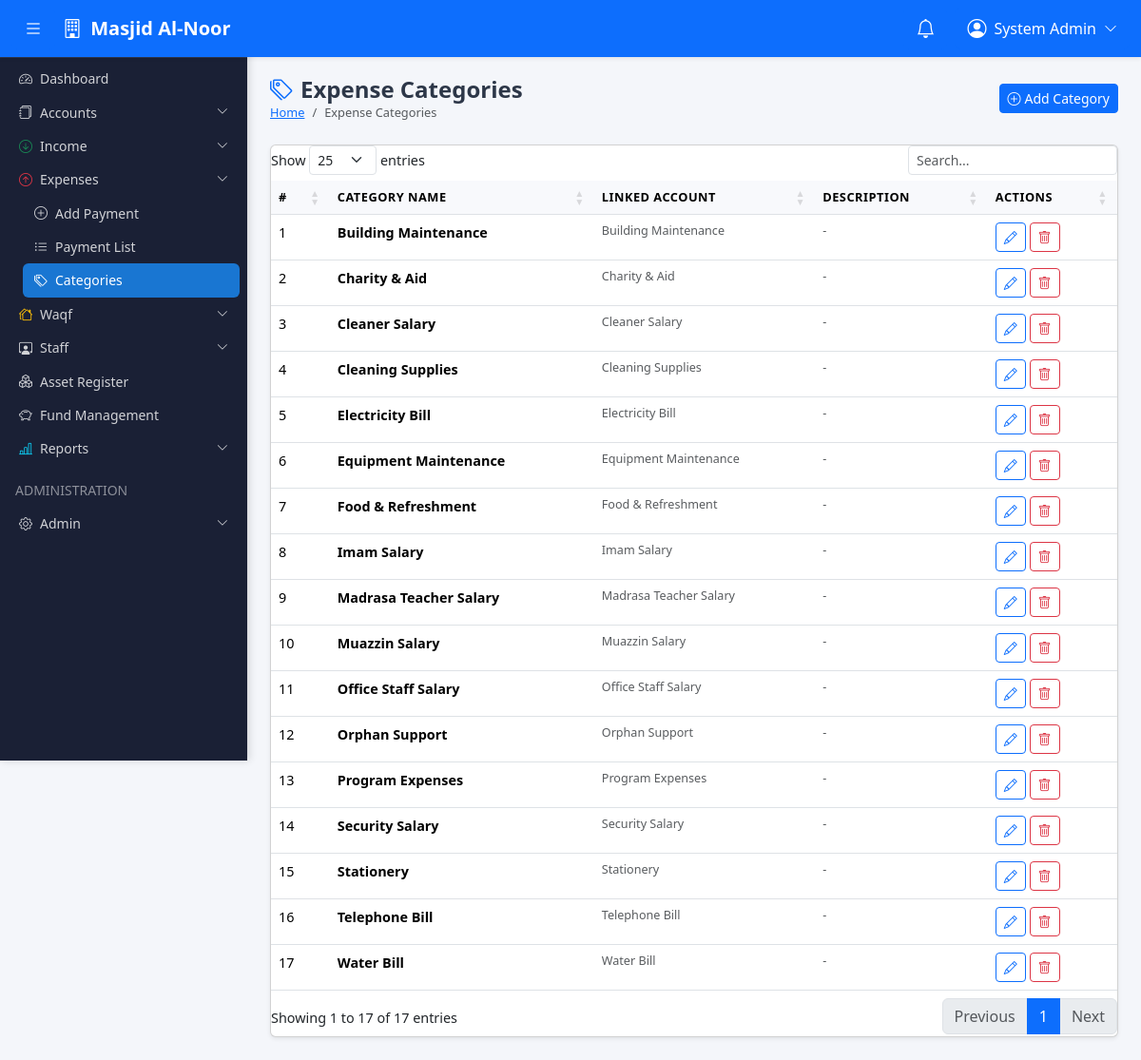
The page /modules/expenses/expense_categories.php (signed in) on the database its author committed.
### tables this page shows
CREATE TABLE `masjid_profile` (
  `id` int(11) NOT NULL AUTO_INCREMENT,
  `masjid_name` varchar(200) NOT NULL,
  `registration_number` varchar(100),
  `waqf_registration` varchar(100),
  `address` text,
  `city` varchar(100),
  `state` varchar(100),
  `pincode` varchar(10),
  `phone` varchar(20),
  `email` varchar(150),
  `website` varchar(200),
  `logo` varchar(255),
  `committee_period` varchar(100),
  `established_year` year,
  `bank_name` varchar(200),
  `bank_account` varchar(50),
  `bank_ifsc` varchar(20),
  `bank_branch` varchar(200),
  `created_at` timestamp NOT NULL DEFAULT CURRENT_TIMESTAMP,
  `updated_at` timestamp NOT NULL DEFAULT CURRENT_TIMESTAMP ON UPDATE CURRENT_TIMESTAMP,
  PRIMARY KEY (`id`)
);

CREATE TABLE `expense_categories` (
  `id` int(11) NOT NULL AUTO_INCREMENT,
  `category_name` varchar(200) NOT NULL,
  `account_id` int(11),
  `restricted_fund` varchar(100),
  `description` text,
  `status` enum('active','inactive') DEFAULT 'active',
  `created_at` timestamp NOT NULL DEFAULT CURRENT_TIMESTAMP,
  PRIMARY KEY (`id`)
);

CREATE TABLE `chart_of_accounts` (
  `id` int(11) NOT NULL AUTO_INCREMENT,
  `account_code` varchar(20) NOT NULL UNIQUE,
  `account_name` varchar(200) NOT NULL,
  `group_id` int(11) NOT NULL,
  `account_type` enum('Assets','Liabilities','Income','Expense','Capital') NOT NULL,
  `opening_balance` decimal(15,2) DEFAULT 0.00,
  `is_system` tinyint(1) DEFAULT 0,
  `status` enum('active','inactive') DEFAULT 'active',
  `description` text,
  `created_at` timestamp NOT NULL DEFAULT CURRENT_TIMESTAMP,
  PRIMARY KEY (`id`),
  KEY `group_id` (`group_id`),
  CONSTRAINT `fk_coa_group` FOREIGN KEY (`group_id`) REFERENCES `account_groups` (`id`)
);

### app/middleware/auth_check.php (called while the page is built, shortened)
<?php
require_once dirname(__DIR__, 2) . '/config/database.php';
require_once dirname(__DIR__) . '/helpers/functions.php';
function currentUserRole(): int {
    return $_SESSION['user']['role_id'] ?? 0;
}
function isAdmin(): bool {
    return currentUserRole() === ROLE_ADMIN;
}

### config/database.php (called while the page is built, shortened)
<?php
class Database {
    private static $instance = null;
    private $pdo;
    private function __construct() {
        $dsn = 'mysql:host=' . DB_HOST . ';dbname=' . DB_NAME . ';charset=' . DB_CHARSET;
        $options = [
            PDO::ATTR_ERRMODE            => PDO::ERRMODE_EXCEPTION,
            PDO::ATTR_DEFAULT_FETCH_MODE => PDO::FETCH_ASSOC,
            PDO::ATTR_EMULATE_PREPARES   => false,
        ];
        try {
            $this->pdo = new PDO($dsn, DB_USER, DB_PASS, $options);
        } catch (PDOException $e) {
            die('Database connection failed: ' . $e->getMessage());
        }
    }
    public static function getInstance(): Database {
        if (self::$instance === null) {
            self::$instance = new Database();
        }
        return self::$instance;
    }
    public function getConnection(): PDO {
        return $this->pdo;
    }
}
function db(): PDO {
    return Database::getInstance()->getConnection();
}

### app/helpers/functions.php (called while the page is built, shortened)
<?php
function getMasjidProfile(): array {
    static $profile = null;
    if ($profile === null) {
        $stmt = db()->query("SELECT * FROM masjid_profile LIMIT 1");
        $profile = $stmt->fetch() ?: ['masjid_name' => 'Masjid ERP'];
    }
    return $profile;
}

### modules/expenses/expense_categories.php (the view, shortened to what this page needs)
<?php
require_once __DIR__ . '/../../app/middleware/auth_check.php';
$categories = db()->query("SELECT ec.*, coa.account_name FROM expense_categories ec LEFT JOIN chart_of_accounts coa ON coa.id=ec.account_id WHERE ec.status='active' ORDER BY ec.category_name")->fetchAll();
require_once __DIR__ . '/../../templates/header.php';
?>
<div class="wrapper d-flex">
<?php require_once __DIR__ . '/../../templates/sidebar.php'; ?>
<div class="main-content flex-grow-1">
<?php require_once __DIR__ . '/../../templates/navbar.php'; ?>
<div class="content-area p-3 p-md-4" style="margin-top:56px;">
<div class="page-header">
    <div><h4><i class="bi bi-tags me-2 text-primary"></i>Expense Categories</h4>
    <nav aria-label="breadcrumb"><ol class="breadcrumb">
        <li class="breadcrumb-item"><a href="<?= BASE_PATH ?>/dashboard.php">Home</a></li>
        <li class="breadcrumb-item active">Expense Categories</li>
    </ol></nav></div>
    <button class="btn btn-primary btn-sm" data-bs-toggle="modal" data-bs-target="#catModal" onclick="resetCatForm()">
        <i class="bi bi-plus-circle me-1"></i>Add Category
    </button>
</div>
<div class="card shadow-sm">
    <div class="card-body p-0">
        <table class="table table-hover datatable mb-0">
            <thead><tr><th>#</th><th>Category Name</th><th>Linked Account</th><th>Description</th><th>Actions</th></tr></thead>
            <tbody>
                <?php foreach ($categories as $i => $c): ?>
                <tr>
                    <td><?= $i + 1 ?></td>
                    <td><strong><?= htmlspecialchars($c['category_name']) ?></strong></td>
                    <td class="small text-muted"><?= htmlspecialchars($c['account_name'] ?? '-') ?></td>
                    <td class="small text-muted"><?= htmlspecialchars($c['description'] ?? '-') ?></td>
                    <td>
                        <button class="btn btn-sm btn-outline-primary btn-edit-cat"
                            data-id="<?= $c['id'] ?>" data-name="<?= htmlspecialchars($c['category_name']) ?>"
                            data-account="<?= $c['account_id'] ?? '' ?>" data-desc="<?= htmlspecialchars($c['description'] ?? '') ?>"
                            data-bs-toggle="modal" data-bs-target="#catModal"><i class="bi bi-pencil"></i></button>
                        <form method="POST" class="d-inline" onsubmit="return confirm('Deactivate?')">
                            <button type="submit" class="btn btn-sm btn-outline-danger"><i class="bi bi-trash"></i></button>
                        </form>
                    </td>
                </tr>
                <?php endforeach; ?>
            </tbody>
        </table>
    </div>
</div>
</div></div></div>
<?php require_once __DIR__ . '/../../templates/footer.php'; ?>

### templates/header.php (shortened to what this page needs)
<!DOCTYPE html>
<html lang="en">
<head>
    <link rel="stylesheet" href="https://cdn.jsdelivr.net/npm/bootstrap@5.3.2/dist/css/bootstrap.min.css">
    <link rel="stylesheet" href="https://cdn.jsdelivr.net/npm/bootstrap-icons@1.11.3/font/bootstrap-icons.min.css">
    <link rel="stylesheet" href="https://cdn.datatables.net/1.13.7/css/dataTables.bootstrap5.min.css">
    <link rel="stylesheet" href="https://cdn.jsdelivr.net/npm/select2@4.1.0-rc.0/dist/css/select2.min.css">
    <link rel="stylesheet" href="https://cdn.jsdelivr.net/npm/select2-bootstrap-5-theme@1.3.0/dist/select2-bootstrap-5-theme.min.css">
    <link rel="stylesheet" href="https://cdn.jsdelivr.net/npm/flatpickr/dist/flatpickr.min.css">
    <link rel="stylesheet" href="<?= BASE_PATH ?>/assets/css/style.css">
</head>
<body>
<?php
$_masjidProfile = getMasjidProfile();
?>

### templates/sidebar.php (shortened to what this page needs)
<?php
$currentPage = basename($_SERVER['PHP_SELF']);
$currentDir  = basename(dirname($_SERVER['PHP_SELF']));
function isActiveMenu(array $pages, string $current): string {
    return in_array($current, $pages) ? 'active' : '';
}
function isActiveSection(array $dirs, string $current): string {
    return in_array($current, $dirs) ? 'show' : '';
}
?>
<div class="sidebar" id="sidebar">
    <div class="sidebar-brand d-flex align-items-center px-3 py-2">
        <div>
            <div class="fw-bold text-white small"><?= APP_NAME ?></div>
            <div class="text-white-50" style="font-size:0.7rem;">v<?= APP_VERSION ?></div>
        </div>
    </div>
    <hr class="border-secondary my-1">
    <div class="sidebar-menu overflow-auto">
        <ul class="nav flex-column px-2">
            <li class="nav-item">
                <a class="nav-link <?= isActiveMenu(['dashboard.php'], $currentPage) ?>"
                   href="<?= BASE_PATH ?>/dashboard.php">
                    <i class="bi bi-speedometer2 me-2"></i> Dashboard
                </a>
            </li>
            <li class="nav-item">
                <a class="nav-link collapsed" data-bs-toggle="collapse" href="#accountsMenu">
                    <i class="bi bi-journals me-2"></i> Accounts
                    <i class="bi bi-chevron-down ms-auto small"></i>
                </a>
            </li>
            <li class="nav-item">
                <a class="nav-link collapsed" data-bs-toggle="collapse" href="#donationsMenu">
                    <i class="bi bi-arrow-down-circle me-2 text-success"></i> Income
                    <i class="bi bi-chevron-down ms-auto small"></i>
                </a>
            </li>
            <li class="nav-item">
                <a class="nav-link collapsed" data-bs-toggle="collapse" href="#expensesMenu">
                    <i class="bi bi-arrow-up-circle me-2 text-danger"></i> Expenses
                    <i class="bi bi-chevron-down ms-auto small"></i>
                </a>
                <div class="collapse <?= isActiveSection(['expenses'], $currentDir) ?>" id="expensesMenu">
                    <ul class="nav flex-column ms-3">
                        <li><a class="nav-link small <?= isActiveMenu(['add_payment.php'], $currentPage) ?>"
                               href="<?= BASE_PATH ?>/modules/expenses/add_payment.php">
                            <i class="bi bi-plus-circle me-2"></i>Add Payment</a></li>
                        <li><a class="nav-link small <?= isActiveMenu(['payment_list.php'], $currentPage) ?>"
                               href="<?= BASE_PATH ?>/modules/expenses/payment_list.php">
                            <i class="bi bi-list-ul me-2"></i>Payment List</a></li>
                        <li><a class="nav-link small <?= isActiveMenu(['expense_categories.php'], $currentPage) ?>"
                               href="<?= BASE_PATH ?>/modules/expenses/expense_categories.php">
                            <i class="bi bi-tags me-2"></i>Categories</a></li>
                    </ul>
                </div>
            </li>
            <li class="nav-item">
                <a class="nav-link collapsed" data-bs-toggle="collapse" href="#waqfMenu">
                    <i class="bi bi-houses me-2 text-warning"></i> Waqf
                    <i class="bi bi-chevron-down ms-auto small"></i>
                </a>
            </li>
            <li class="nav-item">
                <a class="nav-link collapsed" data-bs-toggle="collapse" href="#staffMenu">
                    <i class="bi bi-person-workspace me-2"></i> Staff
                    <i class="bi bi-chevron-down ms-auto small"></i>
                </a>
            </li>
            <li class="nav-item">
                <a class="nav-link <?= isActiveMenu(['assets_list.php'], $currentPage) ?>"
                   href="<?= BASE_PATH ?>/modules/assets_register/assets_list.php">
                    <i class="bi bi-boxes me-2"></i> Asset Register
                </a>
            </li>
            <li class="nav-item">
                <a class="nav-link <?= isActiveMenu(['funds.php'], $currentPage) ?>"
                   href="<?= BASE_PATH ?>/modules/funds/funds.php">
                    <i class="bi bi-piggy-bank me-2"></i> Fund Management
                </a>
            </li>
            <li class="nav-item">
                <a class="nav-link collapsed" data-bs-toggle="collapse" href="#reportsMenu">
                    <i class="bi bi-bar-chart-line me-2 text-info"></i> Reports
                    <i class="bi bi-chevron-down ms-auto small"></i>
                </a>
            </li>
            <?php if (isAdmin() || currentUserRole() == ROLE_COMMITTEE): ?>
            <li class="nav-item mt-2">
                <div class="nav-link text-white-50 text-uppercase small px-2">Administration</div>
            </li>
            <?php endif; ?>
            <?php if (isAdmin()): ?>
            <li class="nav-item">
                <a class="nav-link collapsed" data-bs-toggle="collapse" href="#adminMenu">
                    <i class="bi bi-gear me-2"></i> Admin
                    <i class="bi bi-chevron-down ms-auto small"></i>
                </a>
            </li>
            <?php endif; ?>
        </ul>
    </div>
</div>

### templates/navbar.php (shortened to what this page needs)
<nav class="navbar navbar-expand-lg navbar-dark bg-primary fixed-top shadow-sm" id="mainNavbar">
    <div class="container-fluid">
        <button class="btn btn-primary me-2" id="sidebarToggle" type="button">
            <i class="bi bi-list fs-5"></i>
        </button>
        <a class="navbar-brand fw-bold" href="<?= BASE_PATH ?>/dashboard.php">
            <i class="bi bi-building me-1"></i>
            <?= htmlspecialchars($_masjidProfile['masjid_name'] ?? APP_NAME) ?>
        </a>
        <div class="d-flex align-items-center ms-auto gap-2">
            <div class="dropdown">
                <button class="btn btn-primary position-relative" type="button" data-bs-toggle="dropdown">
                    <i class="bi bi-bell fs-5"></i>
                </button>
            </div>
            <div class="dropdown">
                <button class="btn btn-primary d-flex align-items-center gap-2" type="button" data-bs-toggle="dropdown">
                    <i class="bi bi-person-circle fs-5"></i>
                    <span class="d-none d-md-inline"><?= htmlspecialchars($_SESSION['user']['name'] ?? 'User') ?></span>
                    <i class="bi bi-chevron-down small"></i>
                </button>
            </div>
        </div>
    </div>
</nav>

### templates/footer.php (shortened to what this page needs)
</body>
</html>

### assets/css/style.css (style rules this page uses)
:root { --sidebar-width: 260px; --sidebar-bg: #1a2035; --sidebar-hover: #2a3050; --sidebar-active: #1976d2; --primary: #1976d2; --navbar-height: 56px; }
body { font-family: 'Segoe UI', Tahoma, Geneva, Verdana, sans-serif; background-color: #f4f6fa; font-size: 0.9rem; }
.wrapper { min-height: 100vh; }
.sidebar { width: var(--sidebar-width); min-height: 100vh; background: var(--sidebar-bg); position: fixed; top: 0; left: 0; z-index: 1030; transition: transform 0.3s ease; overflow-y: auto; box-shadow: 2px 0 8px rgba(0,0,0,0.15); }
.sidebar .nav-link { color: rgba(255,255,255,0.8); padding: 0.45rem 0.75rem; border-radius: 6px; font-size: 0.875rem; transition: all 0.2s; display: flex; align-items: center; }
.sidebar .nav-link.active { background: var(--sidebar-active); color: #fff; font-weight: 500; }
.sidebar-brand { background: rgba(0,0,0,0.2); min-height: var(--navbar-height); }
.sidebar-menu { max-height: calc(100vh - 70px); overflow-y: auto; scrollbar-width: thin; scrollbar-color: rgba(255,255,255,0.1) transparent; }
.main-content { margin-left: var(--sidebar-width); transition: margin 0.3s ease; min-height: 100vh; }
.content-area { min-height: calc(100vh - var(--navbar-height)); }
.table th { background-color: #f8f9fc; font-weight: 600; font-size: 0.8rem; text-transform: uppercase; letter-spacing: 0.5px; border-top: none; white-space: nowrap; }
.page-header { display: flex; align-items: center; justify-content: space-between; margin-bottom: 1.5rem; flex-wrap: wrap; gap: 0.5rem; }
.page-header h4, .page-header h5 { margin: 0; font-weight: 700; color: #2d3748; }
.breadcrumb { margin-bottom: 0; font-size: 0.8rem; }

### rows shown on the page
masjid_profile: masjid_name "Masjid Al-Noor"
expense_categories: category_name "Building Maintenance", chart_of_accounts.account_name "Building Maintenance", description "-"
expense_categories: category_name "Charity & Aid", chart_of_accounts.account_name "Charity & Aid", description "-"
expense_categories: category_name "Cleaner Salary", chart_of_accounts.account_name "Cleaner Salary", description "-"
expense_categories: category_name "Cleaning Supplies", chart_of_accounts.account_name "Cleaning Supplies", description "-"
expense_categories: category_name "Electricity Bill", chart_of_accounts.account_name "Electricity Bill", description "-"
expense_categories: category_name "Equipment Maintenance", chart_of_accounts.account_name "Equipment Maintenance", description "-"
expense_categories: category_name "Food & Refreshment", chart_of_accounts.account_name "Food & Refreshment", description "-"
expense_categories: category_name "Imam Salary", chart_of_accounts.account_name "Imam Salary", description "-"
expense_categories: category_name "Madrasa Teacher Salary", chart_of_accounts.account_name "Madrasa Teacher Salary", description "-"
expense_categories: category_name "Muazzin Salary", chart_of_accounts.account_name "Muazzin Salary", description "-"
expense_categories: category_name "Office Staff Salary", chart_of_accounts.account_name "Office Staff Salary", description "-"
expense_categories: category_name "Orphan Support", chart_of_accounts.account_name "Orphan Support", description "-"
expense_categories: category_name "Program Expenses", chart_of_accounts.account_name "Program Expenses", description "-"
expense_categories: category_name "Security Salary", chart_of_accounts.account_name "Security Salary", description "-"
expense_categories: category_name "Stationery", chart_of_accounts.account_name "Stationery", description "-"
expense_categories: category_name "Telephone Bill", chart_of_accounts.account_name "Telephone Bill", description "-"
expense_categories: category_name "Water Bill", chart_of_accounts.account_name "Water Bill", description "-"

### other values the page prints
$_SESSION['user']['name'] "System Admin"
